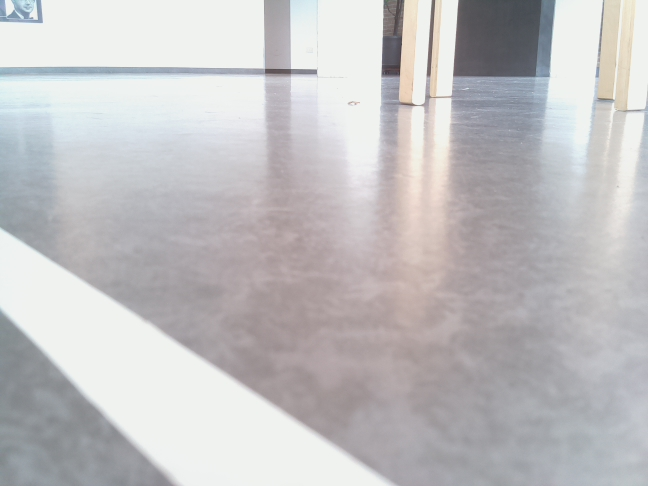
#> input picture src/line_recognition/images0/last_image (3).jpg, 648 x 486 px, found by its file name
$ python sliders.py   (Python 2 division)
#> lines starting #> are read from the running program, lines starting #| are printed output that depends on the picture; after the words box and inside, x2 and y2 are one past the last pixel; in counts of white or black regions, pixels touching at a corner belong together
import cv2
import numpy as np
def nothing(x):
    pass

# Create a black image, a window
img = cv2.imread('last_image (3).jpg')
#> img is the input picture: shape (486, 648, 3); mean B, G, R 193.8, 192.2, 193.6
img = cv2.cvtColor(img, cv2.COLOR_BGR2HSV)
#> img: shape (486, 648, 3); mean H, S, V 96.7, 11.6, 197.8
cv2.namedWindow('image')

# create trackbars for color change
cv2.createTrackbar('Hmin','image',0,255,nothing)
cv2.createTrackbar('Hmax','image',188,255,nothing)
cv2.createTrackbar('Smin','image',0,255,nothing)
cv2.createTrackbar('Smax','image',28,255,nothing)
cv2.createTrackbar('Vmin','image',229,255,nothing)
cv2.createTrackbar('Vmax','image',255,255,nothing)
cv2.createTrackbar('K','image',0,10,nothing)

while(1):
    # get current positions of four trackbars
    Hmin = cv2.getTrackbarPos('Hmin','image')
    Hmax = cv2.getTrackbarPos('Hmax','image')
    Smin = cv2.getTrackbarPos('Smin','image')
    Smax = cv2.getTrackbarPos('Smax','image')
    Vmin = cv2.getTrackbarPos('Vmin','image')
    Vmax = cv2.getTrackbarPos('Vmax','image')
    K = cv2.getTrackbarPos('K','image')

    im = cv2.medianBlur(img[len(img)/3:,:],31)
#> im: shape (324, 648, 3); mean H, S, V 106.2, 10.8, 189.7
    im = cv2.medianBlur(im,31)
#> im: shape (324, 648, 3); mean H, S, V 106.3, 10.8, 189.6
    im = cv2.inRange(im, np.array((Hmin, Smin, Vmin)), np.array((Hmax, Smax, Vmax)))
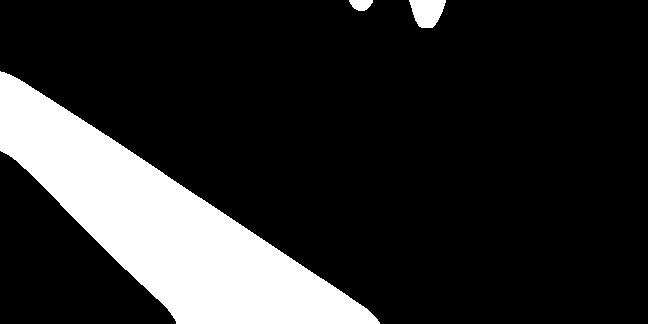
#> im: shape (324, 648); 16.8% white; 3 white regions, box (x1, y1, x2, y2) and area: (0, 71, 380, 324) 34272, (409, 0, 446, 28) 764, (349, 0, 373, 11) 198

    if K > 0:
        kernel = np.ones((K*2+1,K*2+1),np.uint8)
        im = cv2.erode(im, kernel)

    cv2.imshow('image',im)
    k = cv2.waitKey(1) & 0xFF
#> (key Esc is pressed here)
    if k == 27:
        break

cv2.destroyAllWindows()

$ run again, with src/line_recognition/images0/last_image (1).jpg copied over src/line_recognition/images0/last_image (3).jpg
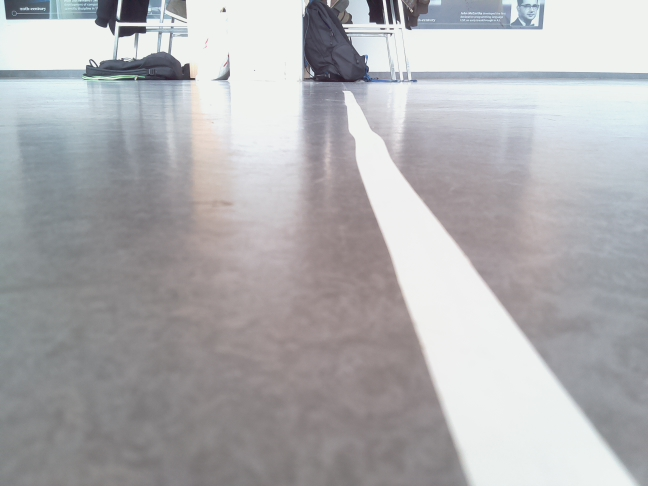
#> input picture src/line_recognition/images0/last_image (1).jpg, 648 x 486 px, found by its file name
#> img is the input picture: shape (486, 648, 3); mean B, G, R 177.2, 174.9, 175.2
#> img: shape (486, 648, 3); mean H, S, V 89.7, 13, 180.3
#> `im = cv2.inRange(im, np.array((Hmin, Smin, Vmin)), np.array((Hmax, Sma..`:
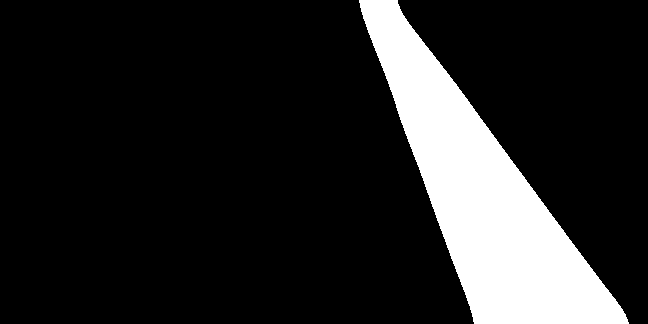
#> im: shape (324, 648); 14.9% white; 1 white region, box (x1, y1, x2, y2) and area: (359, 0, 629, 324) 31348
